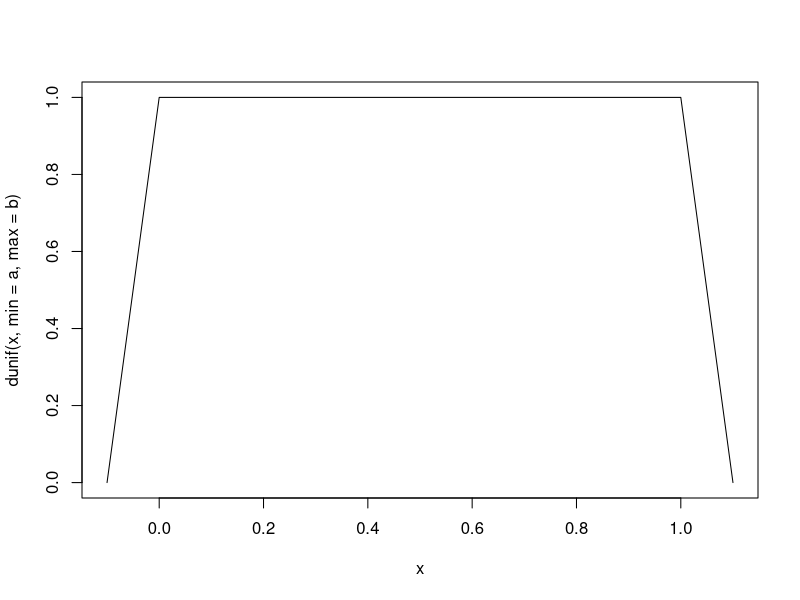
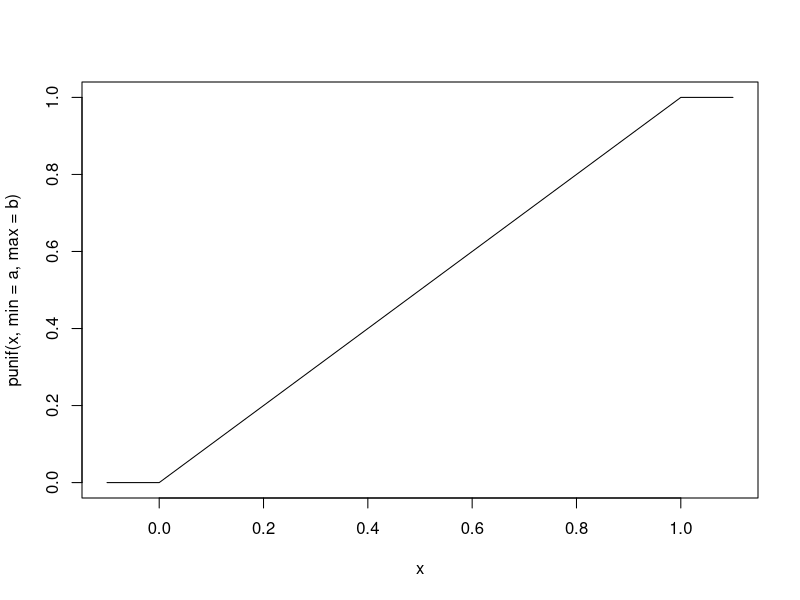

The R script that drew these images, in order:
## ---- chunk 1
knitr::opts_chunk$set(echo = TRUE)
## ---- chunk 2
a = 0
b = 1
x = seq(-0.1,1.1,0.1)
plot(x,dunif(x,min=a,max=b),type="l")
plot(x,punif(x,min=a,max=b),type="l")
qunif(0.5,a,b)
## ---- chunk 3

